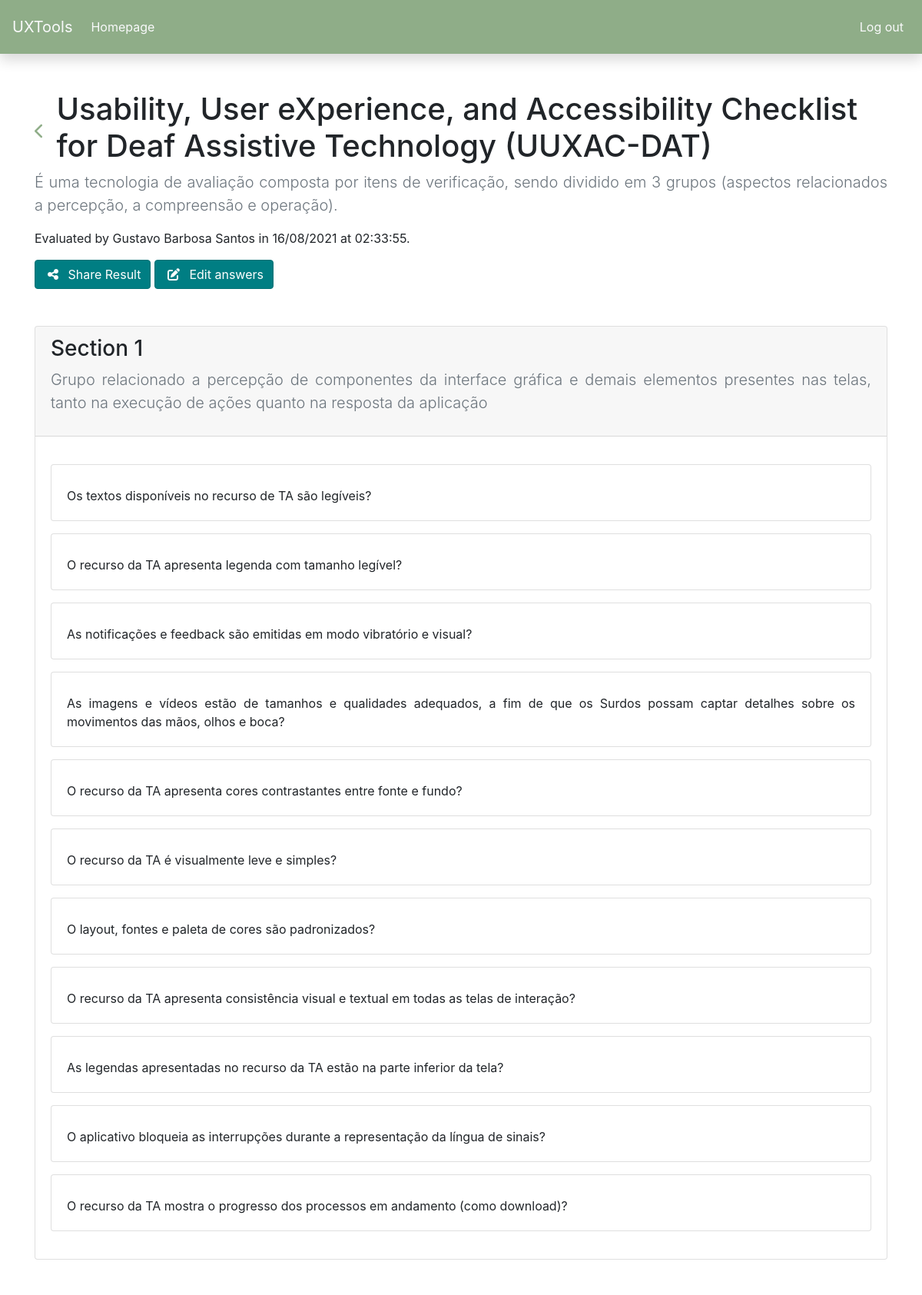
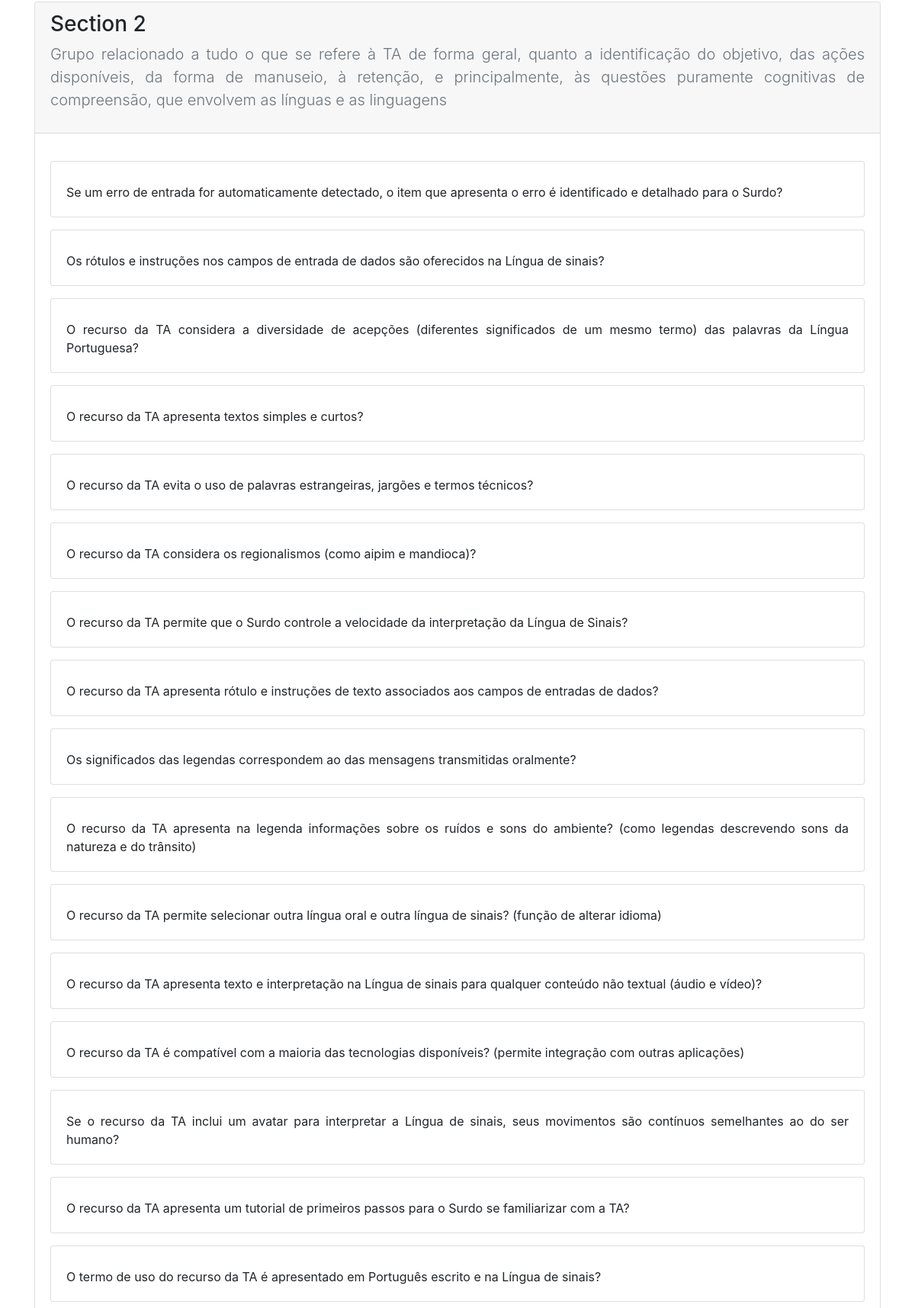
The page /php/pages/checklistResult.php?e_id=185 (signed in, upper part) on the database its author committed (2 pictures, top to bottom).
### tables this page shows
CREATE TABLE `checklist` (
  `id` int(255) NOT NULL,
  `title` varchar(255) NOT NULL,
  `description` varchar(255) NOT NULL,
  `author_id` int(255) NOT NULL,
  `published` tinyint(1) DEFAULT 0
);

CREATE TABLE `user` (
  `id` int(255) NOT NULL,
  `name` varchar(255) NOT NULL,
  `email` varchar(255) NOT NULL,
  `password` varchar(255) NOT NULL
);

CREATE TABLE `evaluation` (
  `id` int(255) NOT NULL,
  `checklist_id` int(255) NOT NULL,
  `date` timestamp NOT NULL DEFAULT current_timestamp() ON UPDATE current_timestamp(),
  `author` int(255) NOT NULL,
  `status` tinyint(1) NOT NULL,
  `time_elapsed` decimal(10,0) DEFAULT 0
);

CREATE TABLE `section` (
  `id` int(255) NOT NULL,
  `checklist_id` int(255) NOT NULL,
  `title` text NOT NULL,
  `position` int(255) NOT NULL
);

CREATE TABLE `checklist_item` (
  `id` int(255) NOT NULL,
  `checklist_id` int(255) NOT NULL,
  `section_id` int(255) NOT NULL,
  `text` varchar(255) NOT NULL,
  `link` varchar(255) DEFAULT NULL,
  `item_order` int(11) NOT NULL
);

### php/classes/checklist.class.php (called while the page is built, shortened)
<?php
    require_once("../dataAccess/checklistDAO.class.php");
    class Checklist
    {
        private $id;
        private $title;
        private $description;
        function loadChecklist($conn, $checklist_id)
        {
            $checklistDAO = new ChecklistDAO;
            $result = $checklistDAO->select_checklist($conn, $checklist_id);
            $row = $result->fetch_assoc();
            if($row) {
                $this->id = $row["id"];
                $this->title = $row["title"];
                $this->description = $row["description"];
            } else {
                $this->id = NULL;
            }
        }
        function loadSectionsOfChecklist($conn, $checklist_id)
        {
            $checklistDAO = new ChecklistDAO;
            return $checklistDAO->select_sectionsOfChecklist($conn, $checklist_id);
        }
        public function get_id()
        {
            return $this->id;
        }
        public function get_title()
        {
            return $this->title;
        }
        public function get_description()
        {
            return $this->description;
        }
    }
?>

### php/dataAccess/evaluationDAO.class.php (called while the page is built, shortened)
<?php
    class EvaluationDAO
    {
        public function select_evaluation($conn, $evaluation_id)
        {
            $query = "select * from evaluation where id = ".$evaluation_id;
            $stmt = $conn->prepare($query);
            $stmt->execute();
            return $stmt->get_result();
        }
        public function select_authorName($conn, $evaluation_id)
        {
            $query = "select u.name from evaluation as e, user as u where e.id = ? and author = u.id";
            $stmt = $conn->prepare($query);
            $stmt->bind_param("s", $evaluation_id);
            $stmt->execute();
            return $stmt->get_result();
        }
    }
?>

### php/classes/evaluation.class.php (called while the page is built, shortened)
<?php
    require_once("../dataAccess/evaluationDAO.class.php");
    class Evaluation
    {
        private $id;
        private $date;
        private $author;
        public function loadEvaluation($conn, $evaluation_id)
        {
            $evaluationDAO = new EvaluationDAO;
            $evaluationResult = $evaluationDAO->select_evaluation($conn, $evaluation_id);
            $evaluationRow = $evaluationResult->fetch_assoc();
            if($evaluationRow) {
                $this->id = $evaluationRow["id"];
                $this->date = $evaluationRow["date"];
                $this->author = $evaluationRow['author'];
            } else {
                $this->id = NULL;
            }
        }
        public function get_authorName($conn)
        {
            $evaluationDAO = new EvaluationDAO;
            $result = $evaluationDAO->select_authorName($conn, $this->id);
            $row = $result->fetch_assoc();
            return $row["name"];
        }
        public function get_id() {
            return $this->id;
        }
        public function get_date() {
            return $this->date;
        }
        public function get_author() {
            return $this->author;
        }
    }
?>

### php/dataAccess/checklistDAO.class.php (called while the page is built, shortened)
<?php
    class ChecklistDAO
    {
        public function select_checklist($conn, $checklist_id)
        {
            $query = "select * from checklist where id = ?";
            $stmt = $conn->prepare($query);
            $stmt->bind_param("s", $checklist_id);
            $stmt->execute();
            return $stmt->get_result();
        }
        public function select_sectionsOfChecklist($conn, $checklist_id)
        {
            $query = "select * from section where checklist_id = ?";
            $stmt = $conn->prepare($query);
            $stmt->bind_param("s", $checklist_id);
            $stmt->execute();
            return $stmt->get_result();
        }
    }
?>

### php/classes/section.class.php (called while the page is built, shortened)
<?php
    require_once("../dataAccess/sectionDAO.class.php");
    class Section
    {
        private $id;
        public function loadSection($conn, $id)
        {
            $sectionDAO = new SectionDAO;
            $result = $sectionDAO->select_section($conn, $id);
            $row = $result->fetch_assoc();
            if($row) {
                $this->id = $row["id"];
            } else {
                $this->id = NULL;
            }
        }
        public function loadSectionItems($conn, $section_id)
        {
            $sectionDAO = new SectionDAO;
            return $sectionDAO->select_sectionItems($conn, $section_id);
        }
        public function get_id()
        {
            return $this->id;
        }
    }
?>

### php/dataAccess/sectionDAO.class.php (called while the page is built)
<?php
    class SectionDAO
    {
        public function select_section($conn, $section_id)
        {
            $query = "select * from section where id = ?";
            $stmt = $conn->prepare($query);
            $stmt->bind_param("s", $section_id);
            $stmt->execute();
            return $stmt->get_result();
        }
        public function select_sectionItems($conn, $section_id)
        {
            $query = "select * from checklist_item where section_id = ? order by item_order";
            $stmt = $conn->prepare($query);
            $stmt->bind_param("s", $section_id);
            $stmt->execute();
            return $stmt->get_result();
        }
    }
?>

### php/pages/checklistResult.php (the view, shortened to what this page needs)
<?php
require_once("../classes/database.class.php");
require_once("../classes/checklist.class.php");
require_once("../classes/section.class.php");
require_once("../classes/evaluation.class.php");
$db = new Database;
$conn = $db->connect();
$evaluation_id = $_GET["e_id"];
$evaluation = new Evaluation;
$evaluation->loadEvaluation($conn, $evaluation_id);
$checklist = new Checklist;
$checklist->loadChecklist($conn, $evaluation->get_checklist_id());
$section = new Section;
?>
<!doctype html>
<html lang="pt-BR">
<head>
    <link rel="stylesheet" href="../../css/bootstrap/bootstrap.css">
    <link rel="stylesheet" href="../../css/checklist.css">
</head>
<body>
    <?php include('../templates/navbar.php'); ?>
    <div class="container mt-5 mb-5">
        <div style="display: flex; align-items: center;">
            <a href="./checklistEvaluations.php?c_id=<?= $checklist->get_id() ?>" style="color:#8FAD88;"><i class="fas fa-chevron-left fa-lg mr-3"></i></a>
            <h1><?= $checklist->get_title() ?></h1>
        </div>
        <p class="lead text-muted text-justify"><?= $checklist->get_description() ?></p>
        <p>
            <?php
            $date = date("d/m/Y", strtotime($evaluation->get_date()));
            $time = date("H:i:s", strtotime($evaluation->get_date()));
            ?>
            Evaluated by <?= $evaluation->get_authorName($conn) ?> in <?= $date ?> at <?= $time ?>.
        </p>
        <button type="button " class="btn btn-primary" data-toggle="modal" data-target="#modal-share">
            <span class="ml-1 mr-2">
                <i class="fas fa-share-alt"></i>
            </span>
            Share Result
        </button>
        <?php
        if ($evaluation->get_author() == $_SESSION['USER_ID']) {
        ?>
            <a href="./checklist.php?id=<?= $checklist->get_id() ?>&e_id=<?= $evaluation->get_id() ?>&edit" class="btn btn-primary">
                <span class="ml-1 mr-2">
                    <i class="fas fa-edit"></i>
                </span>
                Edit answers
            </a>
        <?php } ?>
        <?php
        $sectionResult = $checklist->loadSectionsOfChecklist($conn, $checklist->get_id());
        while ($sectionRow = $sectionResult->fetch_assoc()) {
        ?>
            <div class="card mt-5 mb-5">
                <div class="card-header text-justify">
                    <h3>Section <?= $sectionRow["position"] + 1 ?></h3>
                    <p class="lead text-muted"><?= $sectionRow["title"] ?></p>
                </div>
                <div class="card-body">
                    <?php
                    $section->loadSection($conn, $sectionRow["id"]);
                    $itemResult = $section->loadSectionItems($conn, $section->get_id());
                    while ($itemRow = $itemResult->fetch_assoc()) {
                    ?>
                        <div class="card mt-3 mb-3">
                            <div class="card-body text-justify">
                                <?= $itemRow["text"] ?>
                            </div>
                        </div>
                    <?php
                    }
                    ?>
                </div>
            </div>
        <?php
        }
        ?>
    </div>
</body>
</html>

### css/checklist.css (style rules this page uses)
.btn-primary { background-color: #007e83!important; border-color: #007175!important; }

### rows shown on the page
checklist: title "Usability, User eXperience, and Accessibility Checklist for Deaf Assistive Technology (UUXAC-DAT)", description "É uma tecnologia de avaliação composta por itens de verificação, sendo dividido em 3 grupos (aspectos relacionados a percepção, a compreensão e operação)."
user: name "Gustavo Barbosa Santos"
evaluation: date "16/08/2021", date "02:33:55"
section: $sectionRow["position"] + 1 "1", title "Grupo relacionado a percepção de componentes da interface gráfica e demais elementos presentes nas telas, tanto na execução de ações quanto na resposta da aplicação"
checklist_item: text "Os textos disponíveis no recurso de TA são legíveis?"
checklist_item: text "O recurso da TA apresenta legenda com tamanho legível?"
checklist_item: text "As notificações e feedback são emitidas em modo vibratório e visual?"
checklist_item: text "As imagens e vídeos estão de tamanhos e qualidades adequados, a fim de que os Surdos possam captar detalhes sobre os movimentos das mãos, olhos e boca?"
checklist_item: text "O recurso da TA apresenta cores contrastantes entre fonte e fundo?"
checklist_item: text "O recurso da TA é visualmente leve e simples?"
checklist_item: text "O layout, fontes e paleta de cores são padronizados?"
checklist_item: text "O recurso da TA apresenta consistência visual e textual em todas as telas de interação?"
checklist_item: text "As legendas apresentadas no recurso da TA estão na parte inferior da tela?"
checklist_item: text "O aplicativo bloqueia as interrupções durante a representação da língua de sinais?"
checklist_item: text "O recurso da TA mostra o progresso dos processos em andamento (como download)?"
section: $sectionRow["position"] + 1 "2", title "Grupo relacionado a tudo o que se refere à TA de forma geral, quanto a identificação do objetivo, das ações disponíveis, da forma de manuseio, à retenção, e principalmente, às questões puramente cognitivas de compreensão, que envolvem as línguas e as linguagens"
checklist_item: text "Se um erro de entrada for automaticamente detectado, o item que apresenta o erro é identificado e detalhado para o Surdo?"
checklist_item: text "Os rótulos e instruções nos campos de entrada de dados são oferecidos na Língua de sinais?"
checklist_item: text "O recurso da TA considera a diversidade de acepções (diferentes significados de um mesmo termo) das palavras da Língua Portuguesa?"
checklist_item: text "O recurso da TA apresenta textos simples e curtos?"
checklist_item: text "O recurso da TA evita o uso de palavras estrangeiras, jargões e termos técnicos?"
checklist_item: text "O recurso da TA considera os regionalismos (como aipim e mandioca)?"
checklist_item: text "O recurso da TA permite que o Surdo controle a velocidade da interpretação da Língua de Sinais?"
checklist_item: text "O recurso da TA apresenta rótulo e instruções de texto associados aos campos de entradas de dados?"
checklist_item: text "Os significados das legendas correspondem ao das mensagens transmitidas oralmente?"
checklist_item: text "O recurso da TA apresenta na legenda informações sobre os ruídos e sons do ambiente? (como legendas descrevendo sons da natureza e do trânsito)"
checklist_item: text "O recurso da TA permite selecionar outra língua oral e outra língua de sinais? (função de alterar idioma)"
checklist_item: text "O recurso da TA apresenta texto e interpretação na Língua de sinais para qualquer conteúdo não textual (áudio e vídeo)?"
checklist_item: text "O recurso da TA é compatível com a maioria das tecnologias disponíveis? (permite integração com outras aplicações)"
checklist_item: text "Se o recurso da TA inclui um avatar para interpretar a Língua de sinais, seus movimentos são contínuos semelhantes ao do ser humano?"
checklist_item: text "O recurso da TA apresenta um tutorial de primeiros passos para o Surdo se familiarizar com a TA?"
checklist_item: text "O termo de uso do recurso da TA é apresentado em Português escrito e na Língua de sinais?"
